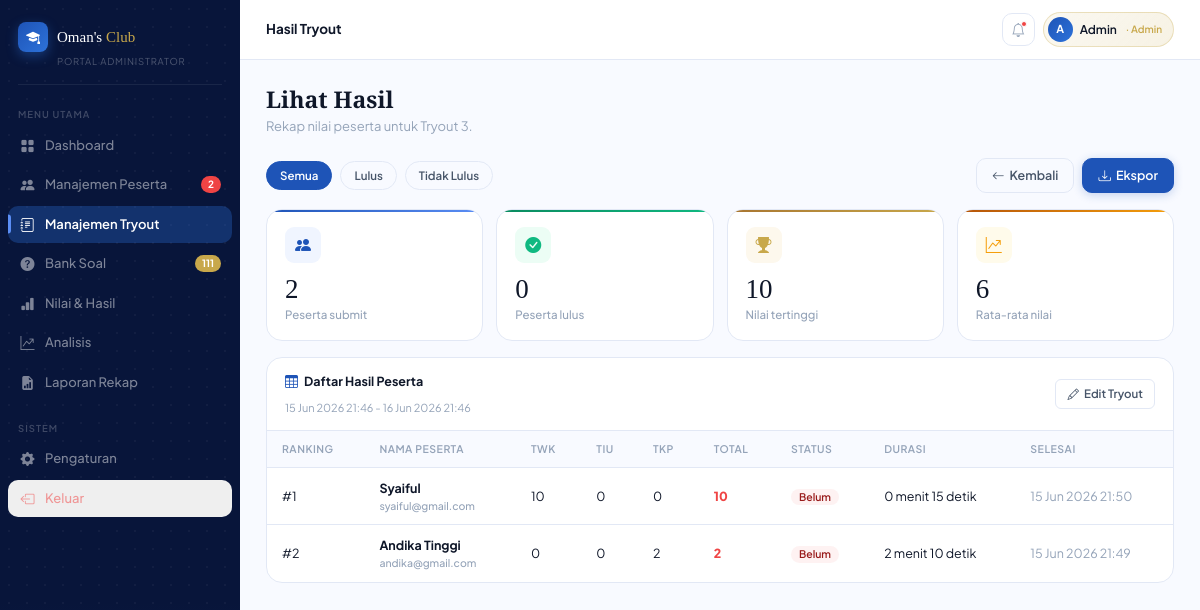
Page /Admin/hasil-tryout?id=7 (signed in) on the committed database.
### tables this page shows
CREATE TABLE IF NOT EXISTS `tryout` (
  `id_tryout` int unsigned NOT NULL AUTO_INCREMENT,
  `nama_tryout` varchar(150) NOT NULL,
  `deskripsi` text,
  `waktu` smallint unsigned NOT NULL DEFAULT '100' COMMENT 'Durasi ujian dalam menit',
  `jml_soal_twk` tinyint unsigned NOT NULL DEFAULT '30',
  `jml_soal_tiu` tinyint unsigned NOT NULL DEFAULT '35',
  `jml_soal_tkp` tinyint unsigned NOT NULL DEFAULT '45',
  `tanggal_mulai` datetime NOT NULL,
  `tanggal_selesai` datetime NOT NULL,
  `status` enum('draft','aktif','selesai','diarsipkan') NOT NULL DEFAULT 'draft',
  `acak_soal` tinyint(1) NOT NULL DEFAULT '1' COMMENT '1 = soal diacak untuk setiap peserta',
  `acak_opsi` tinyint(1) NOT NULL DEFAULT '0' COMMENT '1 = urutan opsi A-E ikut diacak',
  `dibuat_oleh` int unsigned DEFAULT NULL,
  `created_at` datetime NOT NULL DEFAULT CURRENT_TIMESTAMP,
  `updated_at` datetime NOT NULL DEFAULT CURRENT_TIMESTAMP ON UPDATE CURRENT_TIMESTAMP,
  PRIMARY KEY (`id_tryout`),
  KEY `fk_tryout_user` (`dibuat_oleh`),
  KEY `idx_status` (`status`),
  KEY `idx_tanggal_mulai` (`tanggal_mulai`),
  KEY `idx_tanggal_selesai` (`tanggal_selesai`),
  CONSTRAINT `fk_tryout_user` FOREIGN KEY (`dibuat_oleh`) REFERENCES `user` (`id_user`) ON DELETE SET NULL ON UPDATE CASCADE
);

CREATE TABLE IF NOT EXISTS `hasil` (
  `id_hasil` int unsigned NOT NULL AUTO_INCREMENT,
  `id_user` int unsigned NOT NULL,
  `id_tryout` int unsigned NOT NULL,
  `nilai_twk` decimal(6,2) NOT NULL DEFAULT '0.00',
  `nilai_tiu` decimal(6,2) NOT NULL DEFAULT '0.00',
  `nilai_tkp` decimal(6,2) NOT NULL DEFAULT '0.00',
  `total_nilai` decimal(6,2) NOT NULL DEFAULT '0.00',
  `benar_twk` tinyint unsigned NOT NULL DEFAULT '0',
  `benar_tiu` tinyint unsigned NOT NULL DEFAULT '0',
  `lulus_twk` tinyint(1) NOT NULL DEFAULT '0',
  `lulus_tiu` tinyint(1) NOT NULL DEFAULT '0',
  `lulus_tkp` tinyint(1) NOT NULL DEFAULT '0',
  `lulus_total` tinyint(1) NOT NULL DEFAULT '0' COMMENT '1 = lulus semua komponen SKD',
  `ranking` smallint unsigned DEFAULT NULL,
  `waktu_mulai` datetime NOT NULL,
  `waktu_selesai` datetime DEFAULT NULL,
  `durasi_detik` mediumint unsigned DEFAULT NULL COMMENT 'Selisih waktu_selesai - waktu_mulai dalam detik',
  `status_pengerjaan` enum('sedang','selesai','timeout') NOT NULL DEFAULT 'sedang',
  `created_at` datetime NOT NULL DEFAULT CURRENT_TIMESTAMP,
  `updated_at` datetime NOT NULL DEFAULT CURRENT_TIMESTAMP ON UPDATE CURRENT_TIMESTAMP,
  PRIMARY KEY (`id_hasil`),
  UNIQUE KEY `uq_user_tryout` (`id_user`,`id_tryout`),
  KEY `idx_user` (`id_user`),
  KEY `idx_tryout` (`id_tryout`),
  KEY `idx_total` (`total_nilai`),
  KEY `idx_lulus` (`lulus_total`),
  CONSTRAINT `fk_hasil_tryout` FOREIGN KEY (`id_tryout`) REFERENCES `tryout` (`id_tryout`) ON DELETE CASCADE ON UPDATE CASCADE,
  CONSTRAINT `fk_hasil_user` FOREIGN KEY (`id_user`) REFERENCES `user` (`id_user`) ON DELETE CASCADE ON UPDATE CASCADE
);

CREATE TABLE IF NOT EXISTS `user` (
  `id_user` int unsigned NOT NULL AUTO_INCREMENT,
  `nama` varchar(100) NOT NULL,
  `email` varchar(150) NOT NULL,
  `password` varchar(255) NOT NULL COMMENT 'bcrypt hash',
  `no_hp` varchar(20) DEFAULT NULL,
  `role` enum('admin','peserta') NOT NULL DEFAULT 'peserta',
  `status` enum('aktif','nonaktif') NOT NULL DEFAULT 'aktif',
  `foto` varchar(255) DEFAULT NULL COMMENT 'path file foto profil',
  `last_login` datetime DEFAULT NULL,
  `created_at` datetime NOT NULL DEFAULT CURRENT_TIMESTAMP,
  `updated_at` datetime NOT NULL DEFAULT CURRENT_TIMESTAMP ON UPDATE CURRENT_TIMESTAMP,
  PRIMARY KEY (`id_user`),
  UNIQUE KEY `uq_email` (`email`),
  KEY `idx_role` (`role`),
  KEY `idx_status` (`status`)
);

### app/Kontrol/Admin/AdminPage.php (called while the page is built, shortened)
<?php
function AHasilTryout(){
    $idTryout = (int) ($_GET['id'] ?? 0);
    $tryout = db_fetch('SELECT * FROM tryout WHERE id_tryout = ?', [$idTryout]);
    $hasilRows = db_fetch_all("
        SELECT
            h.*,
            u.nama,
            u.email,
            u.no_hp
        FROM hasil h
        JOIN user u ON u.id_user = h.id_user
        WHERE h.id_tryout = ?
          AND h.status_pengerjaan IN ('selesai', 'timeout')
        ORDER BY h.ranking IS NULL ASC, h.ranking ASC, h.total_nilai DESC, h.waktu_selesai ASC
    ", [$idTryout]);
    $hasilStats = [
        'submit' => count($hasilRows),
        'lulus' => 0,
        'tertinggi' => 0,
        'rata' => 0,
    ];
    $totalNilai = 0;
    foreach ($hasilRows as $row) {
        $nilai = (float) $row['total_nilai'];
        $totalNilai += $nilai;
        $hasilStats['tertinggi'] = max($hasilStats['tertinggi'], $nilai);
    }
    if ($hasilStats['submit'] > 0) {
        $hasilStats['rata'] = round($totalNilai / $hasilStats['submit'], 1);
    }
    include BASE_PATH . "/app/Tampilan/Layout/Admin-layout.php";
}
?>

### app/Pusat/routing.php (called while the page is built, shortened)
<?php
$routes = [];
function request($uri, $method) {
    global $routes;
    $uri = parse_url($uri, PHP_URL_PATH);
    $method = strtoupper($_POST['_method'] ?? $method);
    $callback = $routes[$method][$uri] ?? null;
    call_user_func($callback);
}
?>

### public/index.php (called while the page is built, shortened)
<?php
require BASE_PATH . '/app/Pusat/db.php';
require BASE_PATH . '/app/Pusat/routing.php';
request($_SERVER['REQUEST_URI'], $_SERVER['REQUEST_METHOD']);
?>

### app/Pusat/db.php (called while the page is built, shortened)
<?php
class DatabasePool
{
    private static array $connections = [];
    private static ?array $env = null;
    public static function connection(string $name = 'default'): PDO
    {
        if (isset(self::$connections[$name])) {
            return self::$connections[$name];
        }
        $config = self::config();
        $dsn = sprintf(
            'mysql:host=%s;port=%s;dbname=%s;charset=%s',
            $config['host'],
            $config['port'],
            $config['database'],
            $config['charset']
        );
        self::$connections[$name] = new PDO($dsn, $config['username'], $config['password'], [
            PDO::ATTR_ERRMODE => PDO::ERRMODE_EXCEPTION,
            PDO::ATTR_DEFAULT_FETCH_MODE => PDO::FETCH_ASSOC,
            PDO::ATTR_EMULATE_PREPARES => false,
            PDO::ATTR_PERSISTENT => true,
            PDO::MYSQL_ATTR_INIT_COMMAND => "SET NAMES {$config['charset']} COLLATE utf8mb4_unicode_ci",
        ]);
        return self::$connections[$name];
    }
    public static function query(string $sql, array $params = []): PDOStatement
    {
        $statement = self::connection()->prepare($sql);
        $statement->execute($params);
        return $statement;
    }
    public static function fetch(string $sql, array $params = []): ?array
    {
        $row = self::query($sql, $params)->fetch();
        return $row === false ? null : $row;
    }
    public static function fetchAll(string $sql, array $params = []): array
    {
        return self::query($sql, $params)->fetchAll();
    }
    public static function config(): array
    {
        $env = self::env();
        return [
            'host' => $env['DB_HOST'] ?? '127.0.0.1',
            'port' => $env['DB_PORT'] ?? '3306',
            'database' => $env['DB_DATABASE'] ?? 'db_tryout_cpns',
            'username' => $env['DB_USERNAME'] ?? 'root',
            'password' => $env['DB_PASSWORD'] ?? '',
            'charset' => $env['DB_CHARSET'] ?? 'utf8mb4',
        ];
    }
    private static function env(): array
    {
        self::$env = [];
        $path = defined('BASE_PATH') ? BASE_PATH . '/.env' : dirname(__DIR__, 2) . '/.env';
        foreach (file($path, FILE_IGNORE_NEW_LINES | FILE_SKIP_EMPTY_LINES) as $line) {
            $line = trim($line);
            if ($line === '' || str_starts_with($line, '#') || !str_contains($line, '=')) {
                continue;
            }
            [$key, $value] = explode('=', $line, 2);
            $key = trim($key);
            $value = trim($value);
            $value = trim($value, "\"'");
            self::$env[$key] = $value;
        }
        return self::$env;
    }
}
function db_fetch(string $sql, array $params = []): ?array
{
    return DatabasePool::fetch($sql, $params);
}
function db_fetch_all(string $sql, array $params = []): array
{
    return DatabasePool::fetchAll($sql, $params);
}
?>

### app/Tampilan/Halaman/Admin/hasil-tryout-admin.php (the view, shortened to what this page needs)
<?php
$id = (int) $tryout['id_tryout'];
$formatDurasi = function (?int $detik): string {
  if (!$detik) {
    return '-';
  }
  $menit = intdiv($detik, 60);
  $sisaDetik = $detik % 60;
  return $sisaDetik > 0 ? "{$menit} menit {$sisaDetik} detik" : "{$menit} menit";
};
?>
<div class="page active" id="pg-hasil-tryout">
  <div class="page-body">
    <div class="page-heading anim">
      <h2>Lihat Hasil</h2>
      <p>Rekap nilai peserta untuk <?= htmlspecialchars($tryout['nama_tryout']) ?>.</p>
    </div>
    <div style="display:flex;justify-content:space-between;align-items:center;gap:10px;flex-wrap:wrap;margin-bottom:16px;" class="anim anim-d1">
      <div class="filter-bar" style="margin-bottom:0;">
        <button class="filter-btn active" type="button" onclick="filterHasil('semua', this)">Semua</button>
        <button class="filter-btn" type="button" onclick="filterHasil('lulus', this)">Lulus</button>
        <button class="filter-btn" type="button" onclick="filterHasil('tidak-lulus', this)">Tidak Lulus</button>
      </div>
      <div style="display:flex;gap:8px;">
        <a href="<?= BASE_URL ?>/Admin/kelola-tryout" class="btn btn-ghost"><i class="bi bi-arrow-left"></i> Kembali</a>
        <button class="btn btn-primary" type="button" onclick="exportHasilTryoutCsv()"><i class="bi bi-download"></i> Ekspor</button>
      </div>
    </div>
    <div style="display:grid;grid-template-columns:repeat(4,1fr);gap:13px;margin-bottom:16px;" class="anim anim-d2 stat-grid">
      <div class="stat-block c-blue">
        <div class="stat-top"><div class="stat-icon blue"><i class="bi bi-people-fill"></i></div></div>
        <div class="stat-number"><?= (int) $hasilStats['submit'] ?></div>
        <div class="stat-label">Peserta submit</div>
      </div>
      <div class="stat-block c-green">
        <div class="stat-top"><div class="stat-icon green"><i class="bi bi-check-circle-fill"></i></div></div>
        <div class="stat-number"><?= (int) $hasilStats['lulus'] ?></div>
        <div class="stat-label">Peserta lulus</div>
      </div>
      <div class="stat-block c-gold">
        <div class="stat-top"><div class="stat-icon gold"><i class="bi bi-trophy-fill"></i></div></div>
        <div class="stat-number"><?= number_format((float) $hasilStats['tertinggi'], 0) ?></div>
        <div class="stat-label">Nilai tertinggi</div>
      </div>
      <div class="stat-block c-amber">
        <div class="stat-top"><div class="stat-icon amber"><i class="bi bi-graph-up-arrow"></i></div></div>
        <div class="stat-number"><?= number_format((float) $hasilStats['rata'], 0) ?></div>
        <div class="stat-label">Rata-rata nilai</div>
      </div>
    </div>
    <div class="card anim anim-d3">
      <div class="card-head">
        <div>
          <div class="card-title"><i class="bi bi-table"></i> Daftar Hasil Peserta</div>
          <div style="font-size:11px;color:var(--ash);margin-top:3px;">
            <?= htmlspecialchars(date('d M Y H:i', strtotime($tryout['tanggal_mulai']))) ?> -
            <?= htmlspecialchars(date('d M Y H:i', strtotime($tryout['tanggal_selesai']))) ?>
          </div>
        </div>
        <a href="<?= BASE_URL ?>/Admin/edit-tryout?id=<?= $id ?>" class="btn btn-ghost btn-sm"><i class="bi bi-pencil"></i> Edit Tryout</a>
      </div>
      <div style="overflow-x:auto;">
        <table class="data-table" id="table-hasil-tryout">
          <thead>
            <tr>
              <th>Ranking</th>
              <th>Nama Peserta</th>
              <th>TWK</th>
              <th>TIU</th>
              <th>TKP</th>
              <th>Total</th>
              <th>Status</th>
              <th>Durasi</th>
              <th>Selesai</th>
            </tr>
          </thead>
          <tbody id="tbody-hasil-tryout">
            <?php foreach ($hasilRows as $index => $hasil): ?>
              <?php
                $isLulus = (int) $hasil['lulus_total'] === 1;
                $ranking = $hasil['ranking'] ? '#' . (int) $hasil['ranking'] : '#' . ($index + 1);
                $selesai = $hasil['waktu_selesai'] ? date('d M Y H:i', strtotime($hasil['waktu_selesai'])) : '-';
              ?>
              <tr data-status="<?= $isLulus ? 'lulus' : 'tidak-lulus' ?>">
                <td><?= htmlspecialchars($ranking) ?></td>
                <td style="font-weight:700;">
                  <?= htmlspecialchars($hasil['nama']) ?>
                  <div style="font-size:10.5px;color:var(--ash);font-weight:500;"><?= htmlspecialchars($hasil['email']) ?></div>
                </td>
                <td><?= number_format((float) $hasil['nilai_twk'], 0) ?></td>
                <td><?= number_format((float) $hasil['nilai_tiu'], 0) ?></td>
                <td><?= number_format((float) $hasil['nilai_tkp'], 0) ?></td>
                <td style="font-weight:800;color:<?= $isLulus ? 'var(--blue-main)' : 'var(--crimson)' ?>;"><?= number_format((float) $hasil['total_nilai'], 0) ?></td>
                <td><span class="badge <?= $isLulus ? 'badge-pass' : 'badge-fail' ?>"><?= $isLulus ? 'Lulus' : 'Belum' ?></span></td>
                <td><?= htmlspecialchars($formatDurasi((int) ($hasil['durasi_detik'] ?? 0))) ?></td>
                <td style="color:var(--ash);white-space:nowrap;"><?= htmlspecialchars($selesai) ?></td>
              </tr>
            <?php endforeach; ?>
          </tbody>
        </table>
      </div>
    </div>
  </div>
</div>

### rows in the picture
tryout: nama_tryout "Tryout 3", tanggal_mulai "15 Jun 2026 21:46", tanggal_selesai "16 Jun 2026 21:46"
hasil: benar_twk "2", id_hasil "6", ranking "#1", id_user.nama "Syaiful", id_user.email "syaiful@gmail.com", nilai_twk "10", nilai_tiu "0", nilai_tkp "0", total_nilai "10", lulus_total "Belum", durasi_detik "0 menit 15 detik", waktu_selesai "15 Jun 2026 21:50"
hasil: ranking "#2", id_user.nama "Andika Tinggi", id_user.email "andika@gmail.com", nilai_twk "0", nilai_tiu "0", nilai_tkp "2", total_nilai "2", lulus_total "Belum", durasi_detik "2 menit 10 detik", waktu_selesai "15 Jun 2026 21:49"

### other values in the picture
$item['label'] "Dashboard"
$item['label'] "Manajemen Peserta"
$item['badge'] "2"
$item['label'] "Manajemen Tryout"
$item['label'] "Bank Soal"
$item['badge'] "111"
$item['label'] "Nilai & Hasil"
$item['label'] "Analisis"
$item['label'] "Laporan Rekap"
$item['label'] "Pengaturan"
$topbarTitle "Hasil Tryout"
$hasilStats['lulus'] "0"
$hasilStats['tertinggi'] "10"
